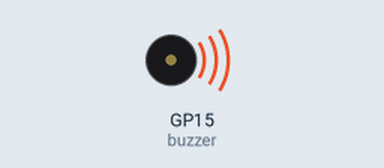
This program was run on a simulated Raspberry Pi Pico running MicroPython. Parts: buzzer (waves = sounding). At 2.8 s the program stops and its outputs stay as they are.

Above: at 0.12 s.
At 2.32 s:
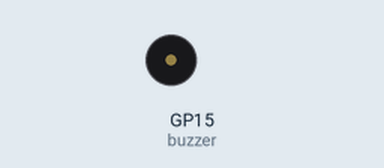
Timing chart, 0 to 3.0 s (numbered marks = the images above):
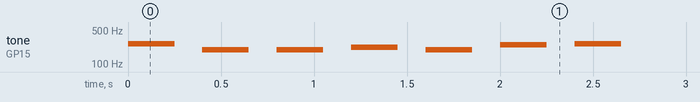

The program:

3.2_custom_tone_2.py
```python
import machine
import utime

NOTE_C4 = 262
NOTE_G3 = 196
NOTE_A3 = 220
NOTE_B3 = 247

melody =[NOTE_C4,NOTE_G3,NOTE_G3,NOTE_A3,NOTE_G3,NOTE_B3,NOTE_C4]

buzzer = machine.PWM(machine.Pin(15))

def tone(pin,frequency,duration):
    pin.freq(frequency)
    pin.duty_u16(30000)
    utime.sleep_ms(duration)
    pin.duty_u16(0)

for note in melody:
    tone(buzzer,note,250)
    utime.sleep_ms(150)
```

Measured:
- by itself, tone on GP15 (buzzer): plays 262 Hz for 0.25 s, 196 Hz for 0.25 s, 196 Hz for 0.25 s, 220 Hz for 0.25 s, 196 Hz for 0.25 s, 247 Hz for 0.25 s … (7 notes in this stretch)
